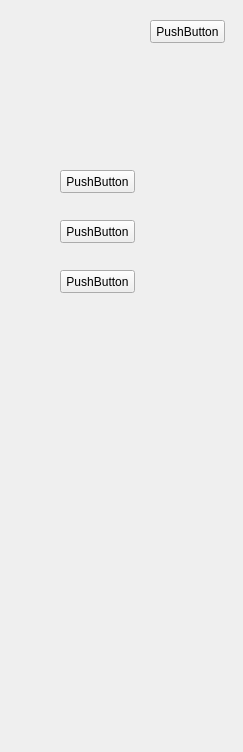
<?xml version="1.0" encoding="UTF-8"?>
<ui version="4.0">
 <class>TabWidget_1</class>
 <widget class="QWidget" name="TabWidget_1">
  <property name="geometry">
   <rect>
    <x>0</x>
    <y>0</y>
    <width>243</width>
    <height>752</height>
   </rect>
  </property>
  <property name="windowTitle">
   <string>Form</string>
  </property>
  <property name="autoFillBackground">
   <bool>true</bool>
  </property>
  <property name="styleSheet">
   <string notr="true"/>
  </property>
  <widget class="QPushButton" name="pushButton">
   <property name="geometry">
    <rect>
     <x>60</x>
     <y>170</y>
     <width>75</width>
     <height>23</height>
    </rect>
   </property>
   <property name="text">
    <string>PushButton</string>
   </property>
  </widget>
  <widget class="QPushButton" name="pushButton_2">
   <property name="geometry">
    <rect>
     <x>60</x>
     <y>220</y>
     <width>75</width>
     <height>23</height>
    </rect>
   </property>
   <property name="text">
    <string>PushButton</string>
   </property>
  </widget>
  <widget class="QPushButton" name="pushButton_3">
   <property name="geometry">
    <rect>
     <x>60</x>
     <y>270</y>
     <width>75</width>
     <height>23</height>
    </rect>
   </property>
   <property name="text">
    <string>PushButton</string>
   </property>
  </widget>
  <widget class="QPushButton" name="pushButton_4">
   <property name="geometry">
    <rect>
     <x>150</x>
     <y>20</y>
     <width>75</width>
     <height>23</height>
    </rect>
   </property>
   <property name="text">
    <string>PushButton</string>
   </property>
  </widget>
 </widget>
 <resources/>
 <connections/>
</ui>
